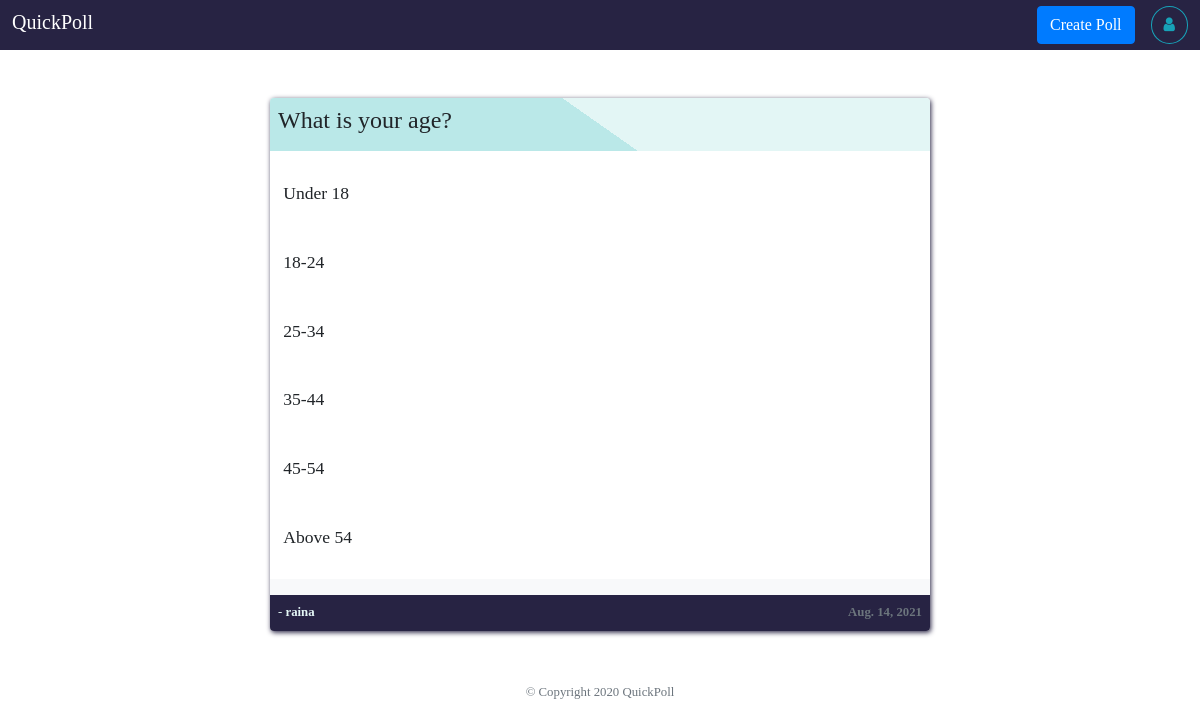
The app's page /profile/v/raina (signed in) with its own data.
### createPoll/models.py (models this page shows, shortened)
class Question(models.Model):
	question_text = models.TextField()
	pollBy = models.CharField(max_length=20,default="anonymous")
	pub_date = models.DateField(auto_now_add=True)
	class Meta:
		verbose_name_plural = "question"

class Choices(models.Model):
	question = models.ForeignKey(Question,on_delete=models.CASCADE)
	choice = models.CharField(max_length=200)
	votes = models.IntegerField(default=0)
	class Meta:
		verbose_name_plural = "Choices"

### userProfile/views.py (the view)
# urls.py: path('v/<str:user>',views.viewProfile,name="viewProfile"),
def viewProfile(request,user):
	try:
		sessUsername = request.session['sessUsername']
	except:
		return HttpResponseRedirect(reverse("user:user"))
	else:
		if user != sessUsername:
			context = {}
			try:
				questions = Question.objects.filter(pollBy=user).order_by("-pub_date")
			except Question.DoesNotExist:
				pass
			else:
				context['questions'] = questions
				context['viewUser'] = user
				context['selfUser'] = sessUsername
				votedQuestions = Voter.objects.filter(votedBy=sessUsername)
				votedQuestionID = []
				for votedQuestion in votedQuestions:
					votedQuestionID.append(votedQuestion.question.id)
				context['votedQuestionID'] = votedQuestionID
				if "resultBtn" in request.GET:
					request.session['sessQID'] = request.GET.get('resultBtn');
					return HttpResponseRedirect(reverse("home:result"))
				return render(request,"userProfile/view-profile.html",context)
		return HttpResponseRedirect(reverse("userProfile:userProfile"))

### userProfile/templates/userProfile/view-profile.html (shortened to what this page needs)
{%  extends 'user/base.html' %}
{% load static %}
{% block style %}
	<link rel="stylesheet" type="text/css" href="{% static 'css/style.css' %}?{% now 'U' %}">
	<link rel="stylesheet" type="text/css" href="{% static 'css/home-style.css' %}?{% now 'U' %}">
{% endblock style %}
{% block header %}
	<div class="jumbotron-fluid main-theme-bg smaller-padding d-flex justify-content-between">
		<h5 class="mt-1"><a href="{% url 'home:home' %}" class="white-color">QuickPoll</a></h5>
		<div class="d-flex ml-2s">
			<a href="{% url 'createPoll:createPoll' %}"><button class="btn btn-primary mr-2">Create Poll</button></a>
			<a href="{% url 'userProfile:userProfile' %}"><button class="btn btn-outline-info ml-2" style="border-radius:50%"><i class="fa fa-user"></i></button></a>
		</div>
	</div>
{% endblock header %}
{% block content %}
		{% if questions %}
		<div class="choice-container">
			{% for question in questions %}
				<div class="container polls w-screen-auto p-0 bg-light mt-5 rounded ">
					<div class="poll-header p-2 rounded-top">
						<h4 class="question">{{ question.question_text }}</h4>
					</div>
					<div class="poll-body pt-3 {% if question.id in votedQuestionID %}pl-2 pr-2{% endif %}">
						{% if question.id not in votedQuestionID %}
							<ul>
								{% for choice in question.choices_set.all %}
									<li class="choice__li " data-id="{{ choice.id }}" question-id="{{ question.id }}" onclick="">
										<p>{{ choice.choice }}</p>
									</li>
								{% endfor %}
							</ul>
						{% endif %}
					</div>
					<div class="poll-footer p-2 d-flex justify-content-between rounded-bottom">
						<small class="{% if question.pollBy == user %}text-light{% endif %}">{% if question.pollBy != user %}<a href="{% url 'userProfile:viewProfile' question.pollBy %}">- <b>{{ question.pollBy }}</b></a>{% else %}- <b>{{ question.pollBy }}</b>{% endif %}</small>
						<small class="text-muted"><b>{{ question.pub_date }}</b></small>
					</div>
				</div>
			{% endfor %}
		</div>
		{% else %}
			<div class="container polls w-screen-auto p-0 mt-5 rounded border">
				<div class="poll-header p-2 rounded-top">
					<h4 class="question text-center">It seems there are no Polls.</h4>
				</div>
			</div>
		{% endif %}
{% endblock content %}

### static/css/style.css (style rules this page uses)
body { font-family:calibri; }
.main-theme-bg { background:#272343; }
.white-color { color:#FFFFFF; }
.smaller-padding { padding:0.5% 1%; }
@media screen and (min-width:801px) { .w-screen-auto { width:55%; } }

### static/css/home-style.css (style rules this page uses)
.polls.container { box-shadow:1px 1.4px 5px #272343; }
.poll-header { background-image:linear-gradient(35deg , #bae8e8 50% , #e3f6f5 50%); }
.poll-body { background:#fff; }
.poll-body > ul { padding:0; list-style-type:none; }
.poll-body > ul li { background:#fff; cursor:pointer; font-size:1.1rem; padding:2%; }
.poll-footer { background:#272343; }
.poll-footer a { color:#e3f6f5; }

### records on screen
Question: question_text "What is your age?", pollBy "raina", pub_date "Aug. 14, 2021"
Choices: choice "Under 18"
Choices: choice "18-24"
Choices: choice "25-34"
Choices: choice "35-44"
Choices: choice "45-54"
Choices: choice "Above 54"
